Frame 1 (no input): blank canvas, image omitted
Frame 60 (no input): blank canvas, image omitted
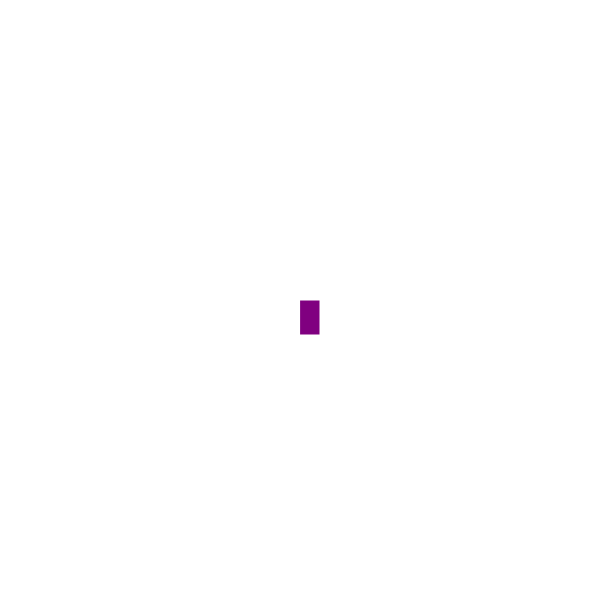
Frame 120 (the mouse pressed at the canvas centre since frame 60)

The p5.js sketch whose frames 1 and 60 were blank and that drew this single picture after the mouse press (run headless with seeded random() and noise() and a simulated clock; from frame 60 on, the mouse is pressed at the canvas centre):

// p5.js sketch
// ── sketch.js
function setup() {
  createCanvas(600, 600);
  background("white");
}

function draw() {
  stroke("(black)");
  fill("purple");

  // console.log(mouseIsPressed)

  if (mouseIsPressed) {
    rect(mouseX, mouseY, 20, 35);
  }
}
